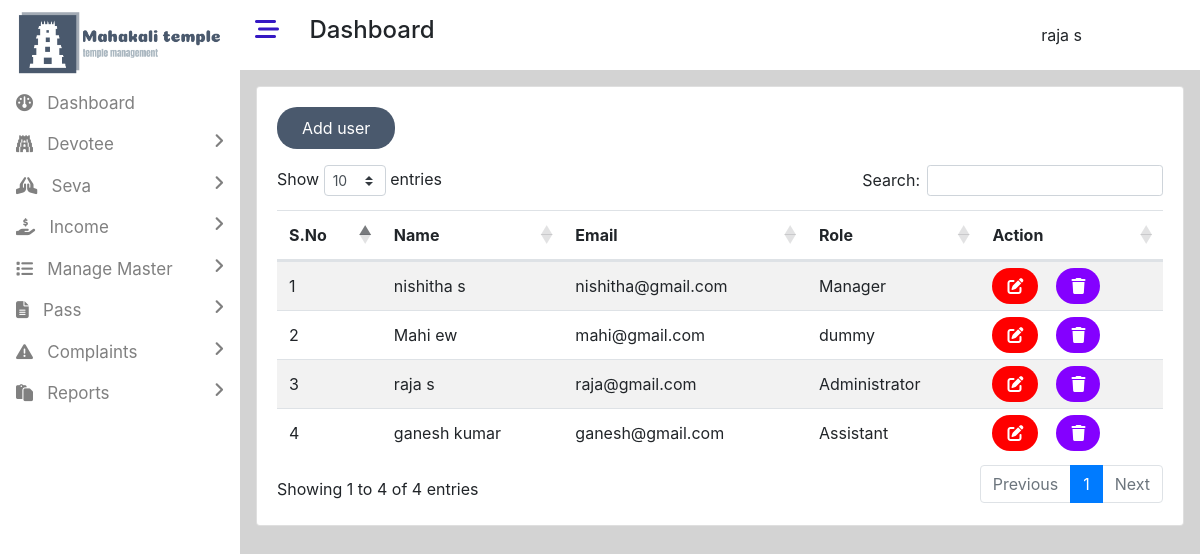
The app's page /admin/manage_user.php (signed in) with its own data.
### tables this page shows
CREATE TABLE `user` (
  `user_id` int(11) NOT NULL,
  `first_name` varchar(50) NOT NULL,
  `last_name` varchar(50) NOT NULL,
  `email` varchar(50) NOT NULL,
  `password` varchar(50) NOT NULL,
  `role` varchar(50) NOT NULL,
  `reading_time` timestamp NOT NULL DEFAULT current_timestamp() ON UPDATE current_timestamp()
);

### admin/admin_db.php (called while the page is built, shortened)
<?php
$con=mysqli_connect("localhost","root","","temple");
        ?>
        <?php
class user
{
    public function get_users()
    {
        global $con;
        $sql="select * from user order by user_id desc";
        $result=mysqli_query($con,$sql);
        $a=[];
        if(mysqli_num_rows($result)>0)
        {
            while($row=mysqli_fetch_assoc($result))
            {
                array_push($a,$row);
            }
        }
        return $a;
    }
}
        ?>

### admin/manage_user.php (the view, shortened to what this page needs)
<!DOCTYPE html>
<html lang="en">
<head>
    <link rel="stylesheet" href="../assets/bootstrap/bootstrap.min.css">
     <link rel="stylesheet" href="https://cdnjs.cloudflare.com/ajax/libs/twitter-bootstrap/4.5.2/css/bootstrap.css" type="text/css">
     <link rel="stylesheet" href="https://cdn.datatables.net/1.13.7/css/dataTables.bootstrap4.min.css" type="text/css">
    <link rel="stylesheet" href="https://cdnjs.cloudflare.com/ajax/libs/font-awesome/6.4.2/css/all.min.css"  />
    <link rel="stylesheet" href="css/style.css" type="text/css">
</head>
<body class="dashboard-page">
<div>
<?php
include("includes/leftbar.php");
?>
<div style="width:80%;height:110vh;" class="float-right main-content">
<?php
include("includes/header.php");
?>
<div class="container p-3">
<div class="card">
<div class="card-body">
<a href="add_user.php" class="btn button-color text-white px-4 py-2">Add user</a>
<div class="row mt-3">
    <div class="col-md-12">
       <table id="example" class="example3 table table-striped" style="width:100%">
        <thead>
            <tr>
                <th>S.No</th>
                <th>Name</th>
                <th>Email</th>
                <th>Role</th>
                <th>Action</th>
            </tr>
        </thead>
        <tbody>
<?php
include("admin_db.php");
$obj=new user();
$states=$obj->get_users();
$i=1;
foreach($states as $state)
{
?>
<tr>
    <td><?=$i?></td>
    <td><?=$state["first_name"]?> <?=$state["last_name"]?></td>
    <td><?=$state["email"]?></td>
    <td><?=$state["role"]?></td>
    <td>
    <a href="edit_user.php?id=<?=$state['user_id']?>" id="ed-icon"><i class="fa-solid fa-pen-to-square"></i></a>
    <a href="delete_user.php?id=<?=$state['user_id']?>" id="del-icon"><i class="fa-solid fa-trash"></i></a>
    </td>
</tr>
<?php
$i++;
}
?>
        </tbody>
    </table>
    </div>
</div>
</div>
</div>
</div>
</div>
</div>
</body>
</html>

### admin/includes/header.php (shortened to what this page needs)
<div class="container-fluid">
    <div class="row">
        <div class="col-md-12 bg-white py-3">
        <h4>
        <i class="fa-solid fa-bars-staggered mybar23" style="color: #3518c3;"></i>
        <span class="ml-4 ">Dashboard</span>
        <div class="dropdown mydropdown float-right">
  <button type="button" class="mybutton btn bg-white" data-toggle="dropdown">
  <?php
  if(isset($_SESSION["uid"]))
  {
    include("../db.php");
    $sql66="select * from user where user_id=".$_SESSION["uid"];
    $result66=mysqli_query($con,$sql66);
    $row66=mysqli_fetch_assoc($result66);
    echo $row66["first_name"]." ".$row66["last_name"];
  }
  ?>
  </button>
</div>
        </h4>
        </div>
    </div>
</div>

### admin/css/style.css (style rules this page uses)
.mybar23,.mybar24 { cursor:pointer; }
.main-content { background-color:lightgray; }
.mydropdown { margin-right:90px; }

### admin/manage_user.php (style rules this page uses)
.button-color { background-color:rgb(74,89,109); border-radius:20px; }
#ed-icon { background-color:red;padding:8px 15px;color:white;border-radius:30px; }
#del-icon { background-color:rgb(132, 0, 255);padding:8px 15px;color:white;border-radius:30px; }

### records on screen
user: first_name "raja", last_name "s", email "raja@gmail.com", role "Administrator"
user: first_name "nishitha", last_name "s", email "nishitha@gmail.com", role "Manager"
user: first_name "Mahi", last_name "ew", email "mahi@gmail.com", role "dummy"
user: first_name "ganesh", last_name "kumar", email "ganesh@gmail.com", role "Assistant"
